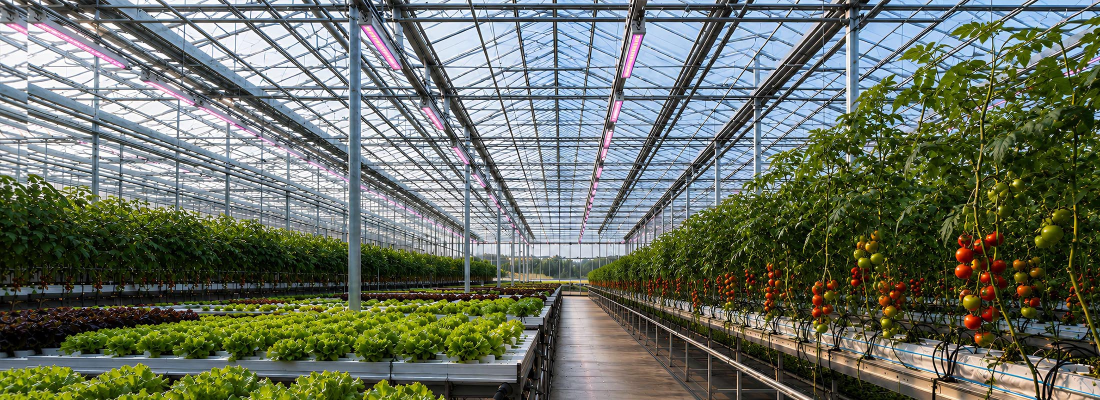
#> input picture assets/site-images/home-hero-background.jpg, 2200 x 800 px (shown at 1/2 size)
$ python generate_responsive_images.py
#> lines starting #> are read from the running program, lines starting #| are printed output that depends on the picture
from pathlib import Path

from PIL import Image


ROOT = Path(__file__).resolve().parents[1]
ASSET_DIR = ROOT / "assets" / "site-images"


TASKS = [
    {"name": "home-hero-background.jpg", "widths": [768, 1280, 1920]},
    {"name": "solutions-hero-background.jpg", "widths": [768, 1280, 1920]},
    {"name": "resources-hero-background.jpg", "widths": [768, 1280, 1920]},
    {"name": "about-hero-background.jpg", "widths": [768, 1280, 1920]},
    {"name": "contact-hero-background.jpg", "widths": [768, 1280, 1920]},
    {"name": "home-challenge-diagram.jpg", "widths": [640, 960, 1440]},
    {"name": "shared-grow-scene.jpg", "widths": [640, 960, 1400]},
    {"name": "resources-case-vertical-farming.png", "widths": [480, 768, 1200]},
    {"name": "resources-case-greenhouse-tomatoes.png", "widths": [480, 768, 1200]},
    {"name": "resources-case-cannabis-cultivation.png", "widths": [480, 768, 1200]},
    {"name": "resources-case-indoor-grow-rooms.png", "widths": [480, 768, 1200]},
    {"name": "solutions-usecase-high-density-flowering-crops.jpg", "widths": [480, 768, 1200]},
    {"name": "solutions-usecase-greenhouse-cultivation.jpg", "widths": [480, 768, 1200]},
    {"name": "solutions-usecase-vertical-farming.jpg", "widths": [480, 768, 1200]},
    {"name": "solutions-usecase-indoor-grow-rooms.jpg", "widths": [480, 768, 1200]},
    {"name": "about-story-photo.jpg", "widths": [400, 800]},
    {"name": "about-proof-photo.jpg", "widths": [400, 600]},
    {"name": "solutions-cta-team-photo.jpg", "widths": [480, 960, 1280]},
]


def ensure_rgb(image: Image.Image) -> Image.Image:
    if image.mode in ("RGB", "L"):
        return image.convert("RGB")
    return image.convert("RGB")


def resize_to_width(image: Image.Image, width: int) -> Image.Image:
    if width >= image.width:
        return image.copy()
    height = round(image.height * (width / image.width))
    return image.resize((width, height), Image.Resampling.LANCZOS)


def save_variants(task: dict) -> None:
    source_path = ASSET_DIR / task["name"]
    original = Image.open(source_path)
#> original is the input picture: PIL image 2200x800 RGB; mean R, G, B 105.1, 112.3, 100.1
    rgb_image = ensure_rgb(original)
    stem = source_path.stem

    for width in task["widths"]:
        resized = resize_to_width(rgb_image, width)

        jpg_path = ASSET_DIR / f"{stem}-{width}w.jpg"
        webp_path = ASSET_DIR / f"{stem}-{width}w.webp"

        resized.save(jpg_path, format="JPEG", quality=84, optimize=True, progressive=True)
        resized.save(webp_path, format="WEBP", quality=82, method=6)
#> this loop made 3 passes
#> pass 1, in save_variants, `resized = resize_to_width(rgb_image, width)`:
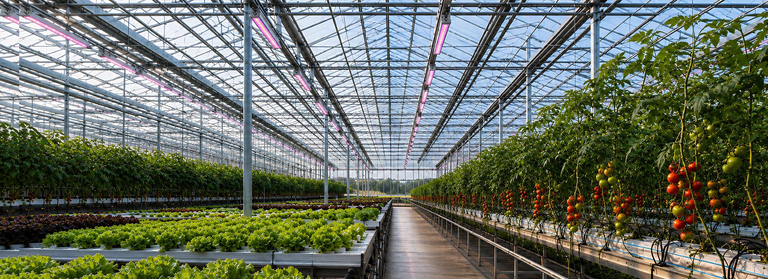
#> resized: PIL image 768x279 RGB; mean R, G, B 105.1, 112.3, 100
#> pass 2, in save_variants, `resized = resize_to_width(rgb_image, width)`:
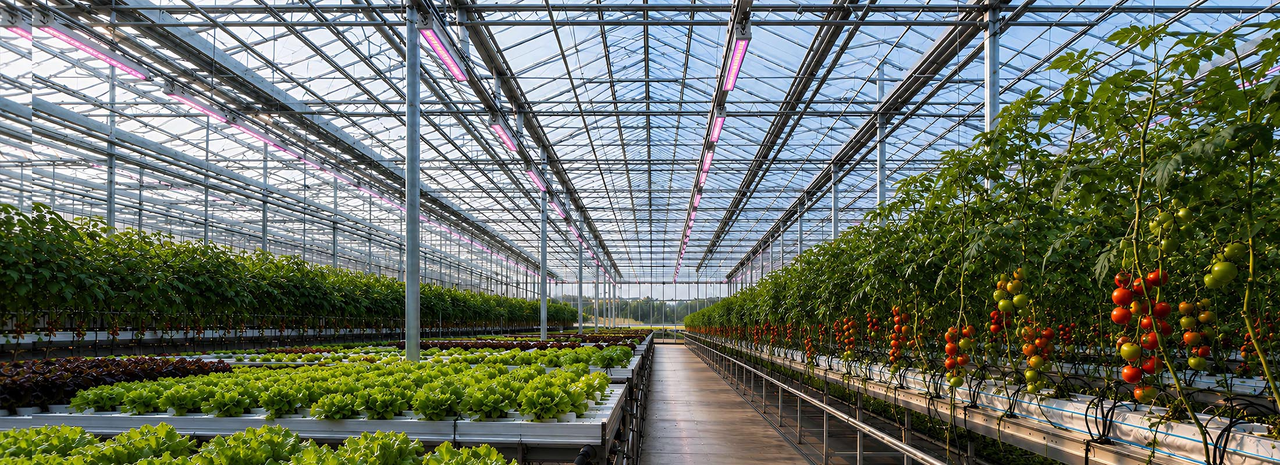
#> resized: PIL image 1280x465 RGB; mean R, G, B 105.1, 112.3, 100.1
#> pass 3, in save_variants, `resized = resize_to_width(rgb_image, width)`:
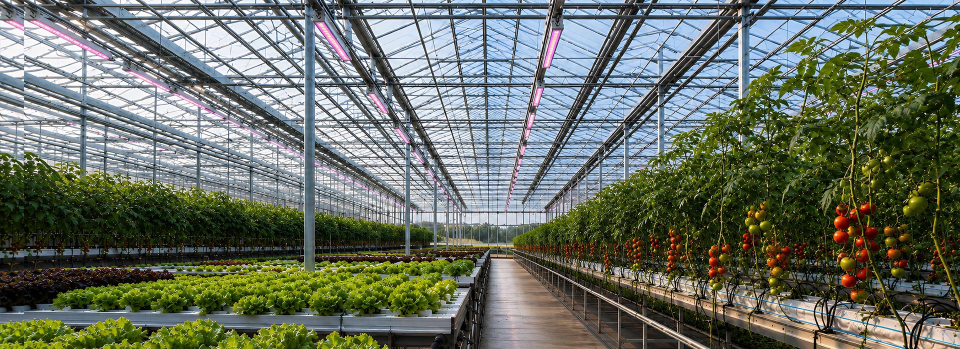
#> resized: PIL image 1920x698 RGB (shown at 1/2 size); mean R, G, B 105.1, 112.3, 100.1


def main() -> None:
    for task in TASKS:
        save_variants(task)
        print(f"generated: {task['name']}")
#> pass 2 of the loop in main, `for task in TASKS:`:
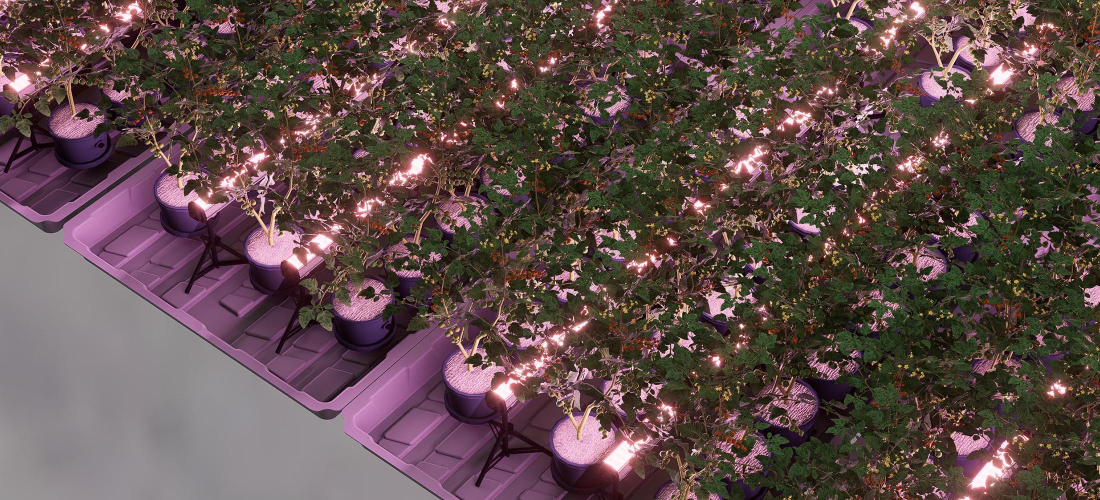
#> input picture assets/site-images/solutions-hero-background.jpg, 2200 x 1000 px (shown at 1/2 size)
#> in save_variants, original is the input picture: PIL image 2200x1000 RGB; mean R, G, B 94.9, 76.1, 73.6
#> the loop in save_variants (call 2), `for width in task["widths"]:` made 3 passes
#> pass 1, in save_variants (call 2), `resized = resize_to_width(rgb_image, width)`:
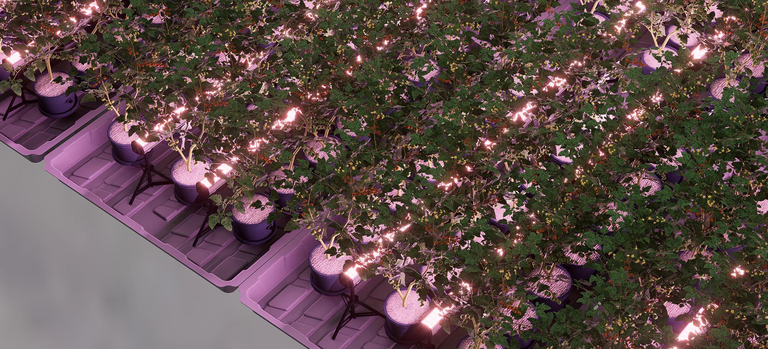
#> resized: PIL image 768x349 RGB; mean R, G, B 94.9, 76.1, 73.6
#> pass 3, in save_variants (call 2), `resized = resize_to_width(rgb_image, width)`:
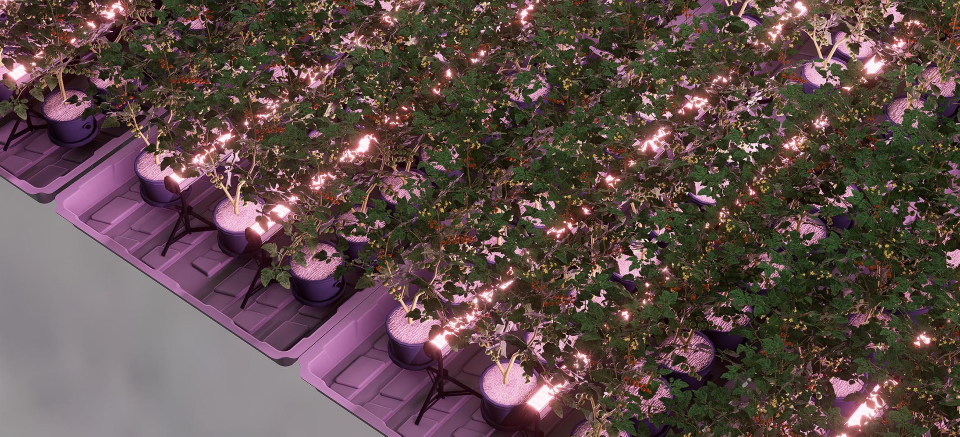
#> resized: PIL image 1920x873 RGB (shown at 1/2 size); mean R, G, B 94.9, 76.1, 73.6
#> pass 3 of the loop in main, `for task in TASKS:`:
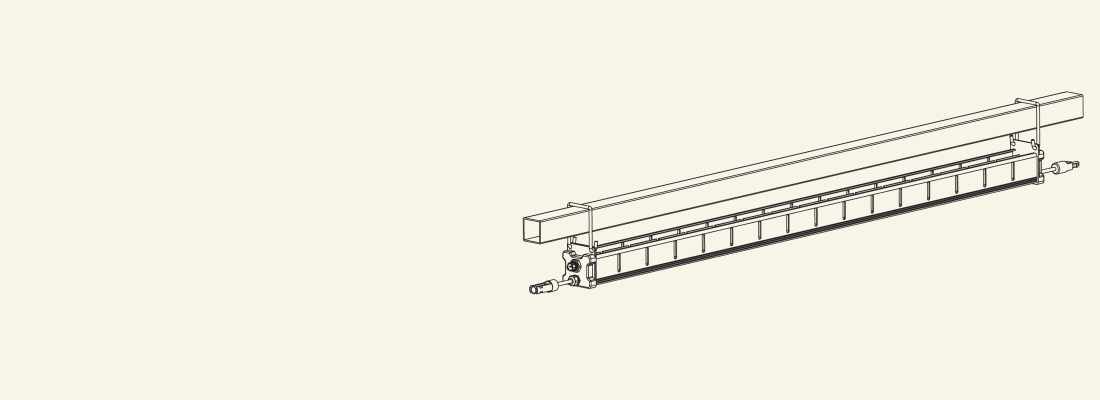
#> input picture assets/site-images/resources-hero-background.jpg, 2200 x 800 px (shown at 1/2 size)
#> in save_variants, original is the input picture: PIL image 2200x800 RGB; mean R, G, B 243.5, 239.6, 227.8
#> the loop in save_variants (call 3), `for width in task["widths"]:` made 3 passes
#> pass 1, in save_variants (call 3), `resized = resize_to_width(rgb_image, width)`:
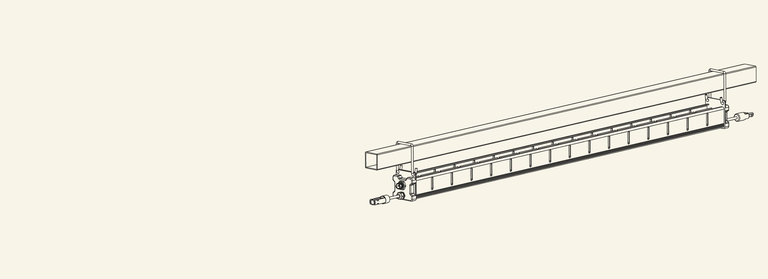
#> resized: PIL image 768x279 RGB; mean R, G, B 243.4, 239.6, 227.8
#> the loop made 7 passes; the first 3 are shown


if __name__ == "__main__":
#> (the run stopped early here; a loop or call above may not have finished)
